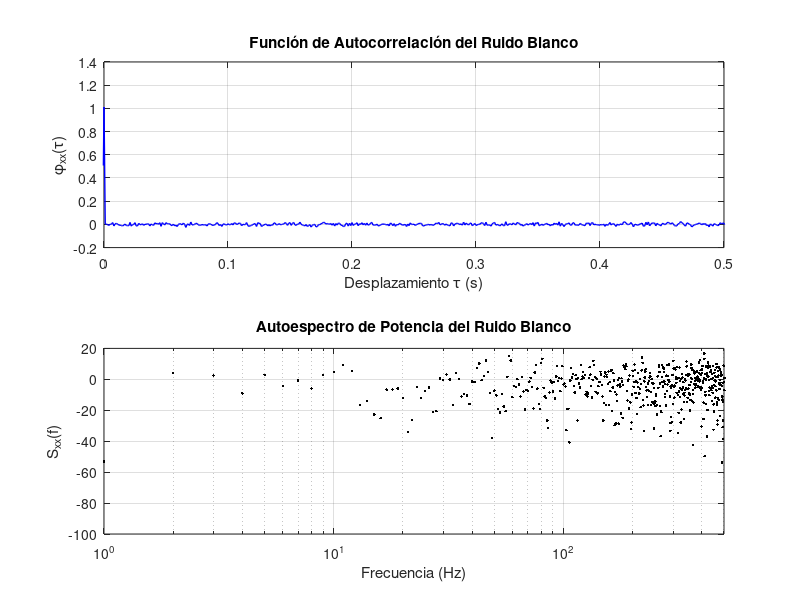

Here is the MATLAB script that generated this plot:
%%TP3, ejercicio 5
pkg load signal;
clear all; close all; clc

fs = 1000; t_max = 10; sigma = 1;
t = 0:1/fs:t_max; N = length(t);
x = sigma * randn(1, N);
phi_xx=0;tau=0;
[phi_xx, lags] = xcorr(x, 'biased'); tau = lags / fs;
S_xx = fft(phi_xx); f = (-N/2:N/2-1)*(fs/N);
figure;
subplot(2, 1, 1); plot(tau, phi_xx, 'b-', 'LineWidth', 1); xlabel('Desplazamiento \tau (s)'); ylabel('\phi_{xx}(\tau)'); title('Función de Autocorrelación del Ruido Blanco'); grid on; xlim([0 0.5]);
subplot(2, 1, 2);
semilogx(20*log10(abs(S_xx(1:N/2))),'.k');
xlabel('Frecuencia (Hz)'); ylabel('S_{xx}(f)'); title('Autoespectro de Potencia del Ruido Blanco'); grid on; xlim([-fs/2 fs/2]);
